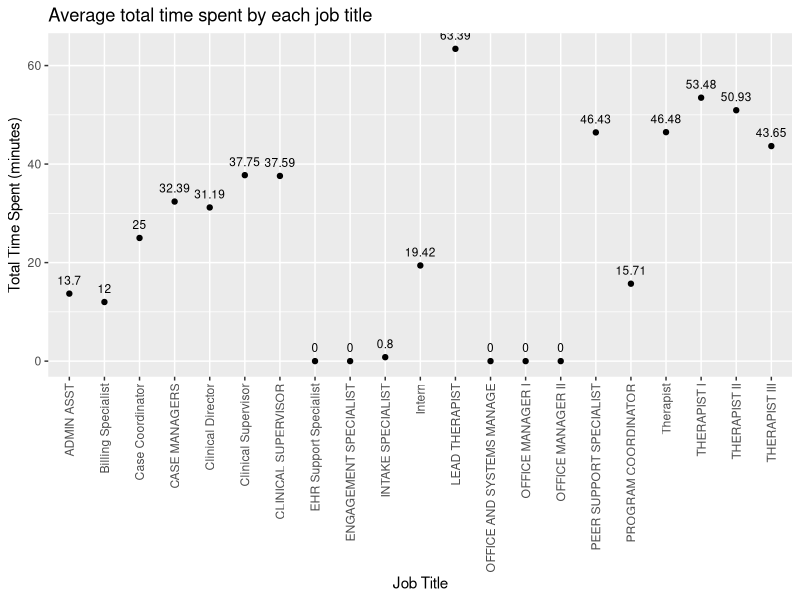

The R source for this figure:
library(ggplot2)
library(tidyverse)

hfsData <- read.csv("HFS Service Data.csv")
hfsData <- hfsData %>% group_by(job_title) %>% summarise(total_time_spent = mean(total_duration_num))
ggplot(hfsData, aes(job_title, total_time_spent)) +
  ggtitle("Average total time spent by each job title") +
  xlab("Job Title") +
  ylab("Total Time Spent (minutes)") +
  geom_point() +
  geom_text(aes(label=round(total_time_spent, digits=2)), vjust=-1, color="Black", size=3)+
  scale_x_discrete(guide = guide_axis(angle = 90))
  
       